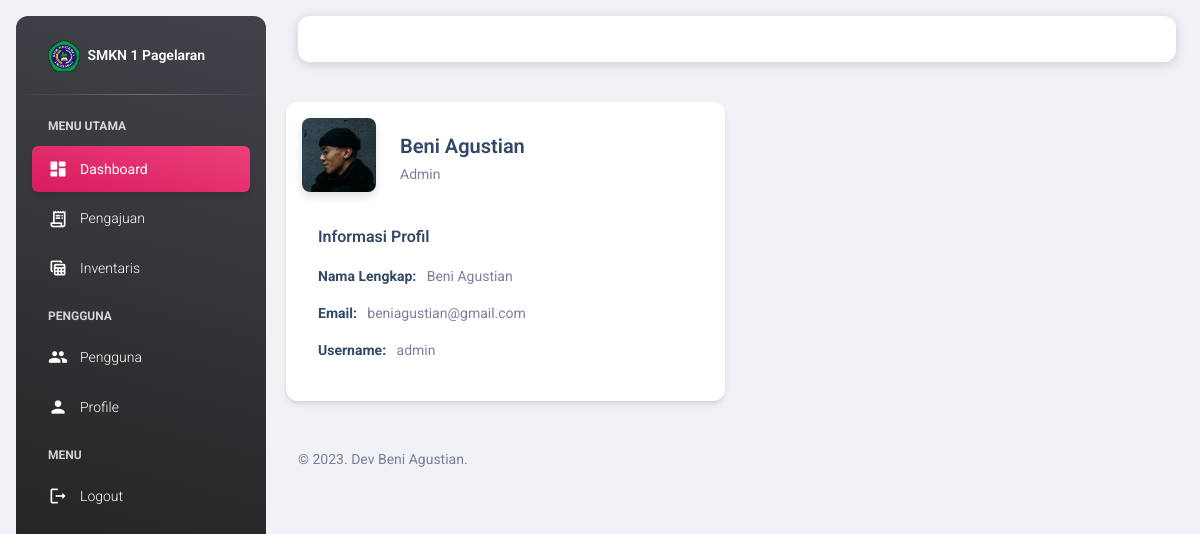
Page /view_user/profile.php (signed in) on the earlier database version.
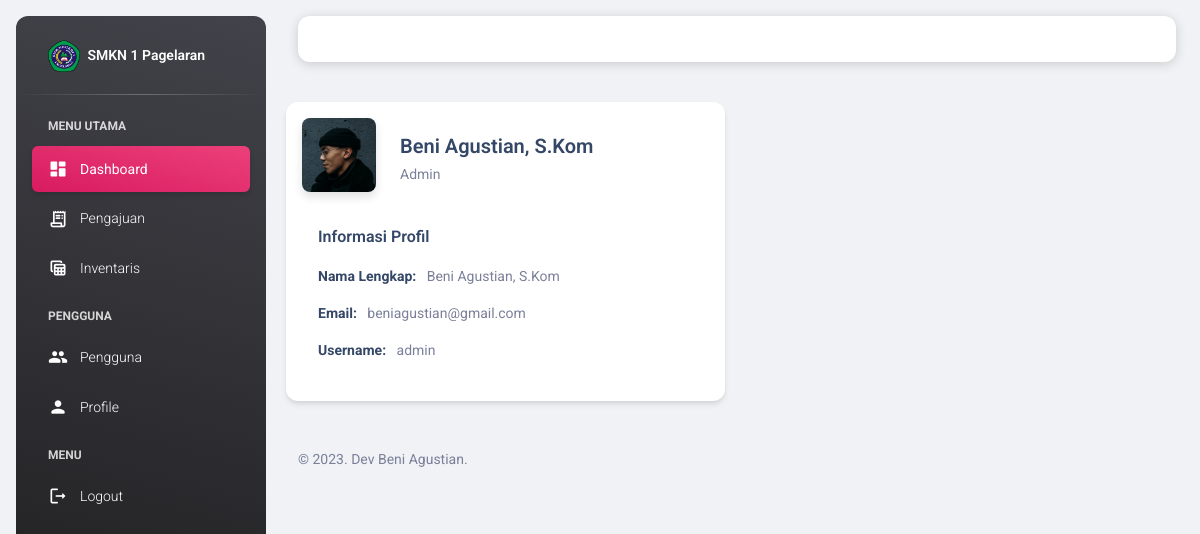
Same page on the later database version.
### tables this page shows
CREATE TABLE `users` (
  `id_user` int(11) NOT NULL,
  `nama` varchar(255) NOT NULL,
  `username` varchar(255) NOT NULL,
  `email` varchar(255) NOT NULL,
  `password` varchar(255) NOT NULL,
  `image` varchar(255) NOT NULL,
  `role_id` int(11) NOT NULL,
  `date_created` date NOT NULL,
  `is_active` int(11) NOT NULL
);

CREATE TABLE `users_role` (
  `id_role` int(11) NOT NULL,
  `role` varchar(255) NOT NULL
);

### functions.php (called while the page is built, shortened)
<?php
$conn = mysqli_connect("localhost", "root", "", "db_siib");
function query($query)
{
    global $conn;
    $result = mysqli_query($conn, $query);
    $rows = [];
    while ($row = mysqli_fetch_assoc($result)) {
        $rows[] = $row;
    }
    return $rows;
}

### view_user/profile.php (the view, shortened to what this page needs)
<?php
include "../templates/header.php";
?>
<div class="row mb-4">
    <div class="col-12 col-md-6">
        <div class="card card-body">
            <div class="row gx-4 mb-2">
                <div class="col-auto">
                    <div class="avatar avatar-xl position-relative">
                        <img src="../assets/img/bruce-mars.jpg" alt="profile_image"
                            class="w-100 border-radius-lg shadow-sm">
                    </div>
                </div>
                <div class="col-auto my-auto">
                    <div class="h-100">
                        <h5 class="mb-1">
                            <?= $user["nama"] ?>
                        </h5>
                        <p class="mb-0 font-weight-normal text-sm">
                            <?= $user["role"] ?>
                        </p>
                    </div>
                </div>
            </div>
            <div class="row">
                <div class="col-12">
                    <div class="card card-plain h-100">
                        <div class="card-header pb-0 p-3">
                            <div class="row">
                                <div class="col-md-8 d-flex align-items-center">
                                    <h6 class="mb-0">Informasi Profil</h6>
                                </div>
                                <div class="col-md-4 text-end">
                                    <a href="profile_edit.php">
                                        <i class="fas fa-user-edit text-secondary text-sm" data-bs-toggle="tooltip"
                                            data-bs-placement="top" title="Edit Profile"></i>
                                    </a>
                                </div>
                            </div>
                        </div>
                        <div class="card-body p-3">
                            <ul class="list-group">
                                <li class="list-group-item border-0 ps-0 pt-0 text-sm"><strong class="text-dark">Nama
                                        Lengkap:</strong>
                                    <?= $user["nama"] ?>
                                </li>
                                <li class="list-group-item border-0 ps-0 text-sm"><strong
                                        class="text-dark">Email:</strong>
                                    <?= $user["email"] ?>
                                </li>
                                <li class="list-group-item border-0 ps-0 text-sm"><strong
                                        class="text-dark">Username:</strong>
                                    <?= $user["username"] ?>
                                </li>
                            </ul>
                        </div>
                    </div>
                </div>
            </div>
        </div>
    </div>
</div>
<?php
include "../templates/footer.php";
?>

### templates/header.php (shortened to what this page needs)
<?php
require "../functions.php";
$id = $_SESSION['id'];
$user = query(
    "SELECT * FROM users
    INNER JOIN users_role ON users.role_id = users_role.id_role
    WHERE id_user = $id"
)[0];
?>
<!DOCTYPE html>
<html lang="en">
<head>
    <link href="../assets/css/nucleo-icons.css" rel="stylesheet" />
    <link href="../assets/css/nucleo-svg.css" rel="stylesheet" />
    <link href="../assets/online/icon.css" rel="stylesheet">
    <link id="pagestyle" href="../assets/css/material-dashboard.css?v=3.0.5" rel="stylesheet" />
</head>
<body class="g-sidenav-show  bg-gray-200">
    <?php
    include "sidebar.php";
    ?>
    <main class="main-content position-relative max-height-vh-100 h-100 border-radius-lg ">
        <?php
        include "topbar.php";
        ?>
        <div class="container-fluid py-4">

### templates/sidebar.php (shortened to what this page needs)
<aside
    class="sidenav navbar navbar-vertical navbar-expand-xs border-0 border-radius-xl my-3 fixed-start ms-3   bg-gradient-dark"
    id="sidenav-main">
    <div class="sidenav-header">
        <a class="navbar-brand m-0" href=" https://demos.creative-tim.com/material-dashboard/pages/dashboard "
            target="_blank">
            <img src="../assets/img/logo sekolah.png" class="navbar-brand-img h-100" alt="main_logo">
            <span class="ms-1 font-weight-bold text-white">SMKN 1 Pagelaran</span>
        </a>
    </div>
    <hr class="horizontal light mt-0 mb-2">
    <div class="w-auto">
        <ul class="navbar-nav">
            <li class="nav-item mt-3">
                <h6 class="ps-4 ms-2 text-uppercase text-xs text-white font-weight-bolder opacity-8">Menu Utama
                </h6>
            </li>
            <li class="nav-item">
                <a class="nav-link text-white active bg-gradient-primary" href="../view_admin/dashboard.php">
                    <div class="text-white text-center me-2 d-flex align-items-center justify-content-center">
                        <i class="material-icons opacity-10">dashboard</i>
                    </div>
                    <span class="nav-link-text ms-1">Dashboard</span>
                </a>
            </li>
            <li class="nav-item">
                <a class="nav-link text-white " href="../view_admin/pengajuan.php">
                    <div class="text-white text-center me-2 d-flex align-items-center justify-content-center">
                        <i class="material-icons opacity-10">receipt_long</i>
                    </div>
                    <span class="nav-link-text ms-1">Pengajuan</span>
                </a>
            </li>
            <li class="nav-item">
                <a class="nav-link text-white " href="../view_admin/inventaris.php">
                    <div class="text-white text-center me-2 d-flex align-items-center justify-content-center">
                        <i class="material-icons opacity-10">table_view</i>
                    </div>
                    <span class="nav-link-text ms-1">Inventaris</span>
                </a>
            </li>
            <li class="nav-item mt-3">
                <h6 class="ps-4 ms-2 text-uppercase text-xs text-white font-weight-bolder opacity-8">Pengguna
                </h6>
            </li>
            <li class="nav-item">
                <a class="nav-link text-white " href="../view_user/users.php">
                    <div class="text-white text-center me-2 d-flex align-items-center justify-content-center">
                        <i class="material-icons opacity-10">people</i>
                    </div>
                    <span class="nav-link-text ms-1">Pengguna</span>
                </a>
            </li>
            <li class="nav-item">
                <a class="nav-link text-white " href="../view_user/profile.php">
                    <div class="text-white text-center me-2 d-flex align-items-center justify-content-center">
                        <i class="material-icons opacity-10">person</i>
                    </div>
                    <span class="nav-link-text ms-1">Profile</span>
                </a>
            </li>
            <li class="nav-item mt-3">
                <h6 class="ps-4 ms-2 text-uppercase text-xs text-white font-weight-bolder opacity-8">Menu
                </h6>
            </li>
            <li class="nav-item">
                <a class="nav-link text-white " href="../logout.php"
                    onclick="return confirm('Yakin ingin keluar dari aplikasi?');">
                    <div class="text-white text-center me-2 d-flex align-items-center justify-content-center">
                        <i class="material-icons opacity-10">logout</i>
                    </div>
                    <span class="nav-link-text ms-1">Logout</span>
                </a>
            </li>
        </ul>
    </div>
</aside>

### templates/topbar.php (shortened to what this page needs)
<nav class="navbar navbar-main navbar-expand-lg px-0 mx-4 my-3 border-radius-xl bg-white" id="navbarBlur"
    data-scroll="true">
    <div class="container-fluid py-1 px-3">
        <div class="collapse navbar-collapse mt-sm-0 mt-2 me-md-0 me-sm-4" id="navbar">
            <ul class="navbar-nav  justify-content-end">
                <li class="nav-item dropdown pe-2 d-flex align-items-center">
                    <a href="javascript:;" class="nav-link text-body p-0" id="dropdownMenuButton"
                        data-bs-toggle="dropdown" aria-expanded="false">
                        <i class="fa fa-user cursor-pointer"></i>
                    </a>
                </li>
            </ul>
        </div>
    </div>
</nav>

### templates/footer.php (shortened to what this page needs)
<footer class="footer py-4  ">
    <div class="container-fluid">
        <div class="row align-items-center justify-content-lg-between">
            <div class="col-lg-6 mb-lg-0 mb-4">
                <div class="copyright text-center text-sm text-muted text-lg-start">
                    ©
                    <?= date("Y"); ?>.
                    Dev Beni Agustian.
                </div>
            </div>
        </div>
    </div>
</footer>
</div>
</main>
</body>
</html>

Differences in the rows shown:
changed users "beniagustian@gmail.com": nama "Beni Agustian" → "Beni Agustian, S.Kom"
